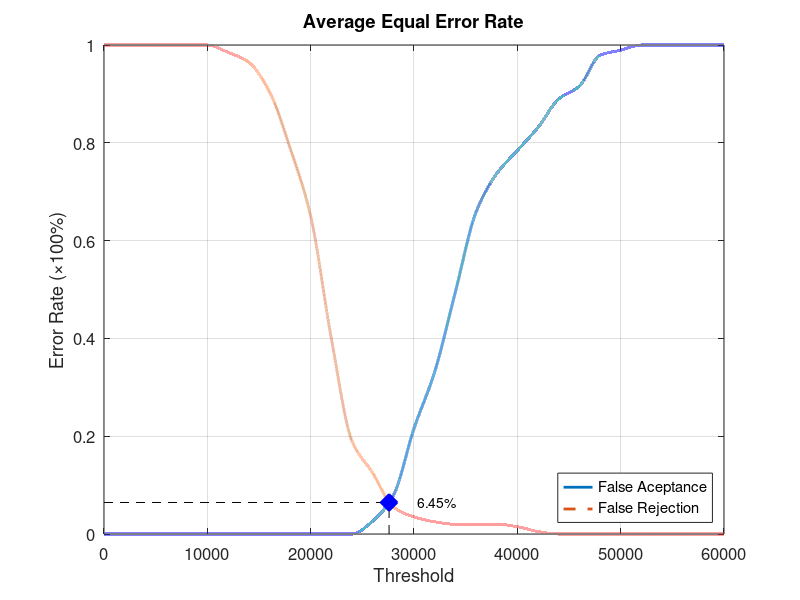
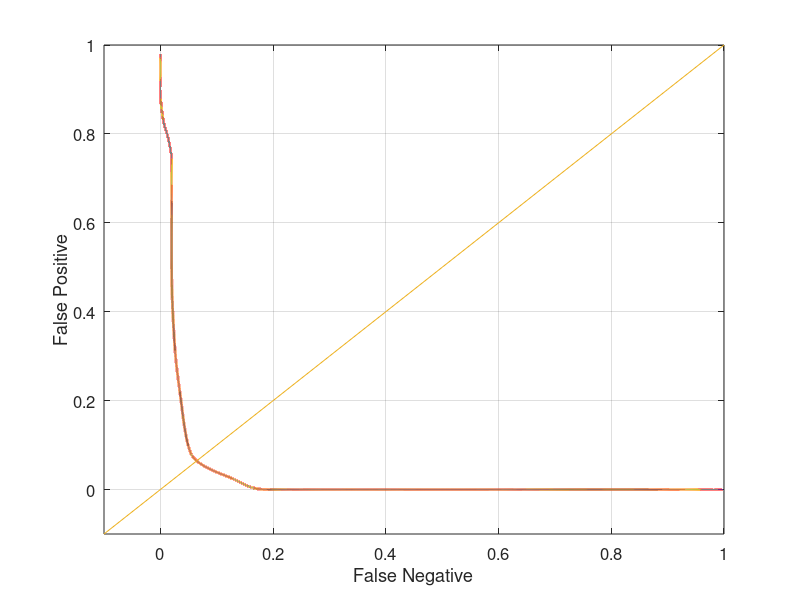

The MATLAB script that drew these images, in order:
function yEER = Database5_4
close all;
clear;
clc;
x = 0:2000:60000;
xq = 0:0.5:60000;

y0 = [0 0 0 0 0 0 0 0 0 0 0 0 0 0.0263158 0.0789474 0.215789 0.331579 0.494737 0.657895 0.736842 0.784211 0.831579 0.889474 0.915789 0.978947 0.989474 1 1 1 1 1];
yy0 = interp1(x, y0, xq, 'pchip');
y1 = [1 1 1 1 1 1 0.985 0.965 0.905 0.79 0.65 0.4 0.19 0.125 0.055 0.035 0.025 0.02 0.02 0.02 0.015 0.005 0 0 0 0 0 0 0 0 0];
yy1 = interp1(x, y1, xq, 'pchip');

% Calculating EER: 
y2 = abs(y0 - y1);
find(y2 == min(y2))
yy2 = abs(yy0 - yy1);
xEER = find(yy2 == min(yy2));
xEERIndex = xq(xEER) % X-axis EER
yEER = yy0(xEER) % Y-axis EER

main = figure
plot(xq, yy0,'-','LineWidth', 2);	hold on
plot(xq, yy1,'--','LineWidth', 2);	hold on
plot([xEERIndex xEERIndex], [0 yEER], 'k--');	hold on
plot([0 xEERIndex], [yEER yEER], 'k--');	hold on
plot(xEERIndex, yEER, 'bx', 'LineWidth', 10);	hold on
text(xEERIndex + 10 * xEERIndex / 100, yEER, [num2str(round((10000 * yEER)) / 100) '%'])
legend('False Aceptance', 'False Rejection', 'Location', 'SouthEast')
xlabel('Threshold')
ylabel('Error Rate (\times100%)')
title('Average Equal Error Rate')
set(gca, 'FontSize', 12)
axis([0 60000 0 1])
grid on

print(main, 'Database5_4Main', '-dpng');
FNRxFPR = figure('Color', [1 1 1]);
plot(yy1, yy0, '-', yy1, yy0, 'LineWidth', 2);
hold on
y = -0.1:0.1:1
plot(y, y); 
set(gca, 'FontSize', 12)
xlabel('False Negative')
ylabel('False Positive')
axis([-0.1 1 -0.1 1])
set(gca, 'FontSize', 12)
grid on

print(FNRxFPR, 'Database5_4FNRxFPR','-dpng');
end
